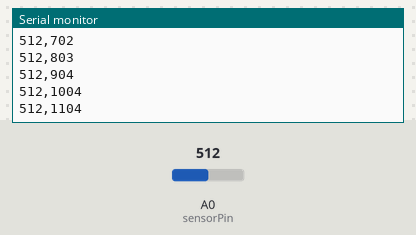
Recording of a sketch running on a simulated Arduino Uno, built with avr-gcc and run on an emulated ATmega328P. On the bench: the last lines printed to the serial monitor. Inputs (shaded band) come from the test bench; at power-on: A0 (sensorPin) = 512.

Above: at 1.2 s.
1.3 s: A0 (sensorPin) set to 716
At 1.31 s:
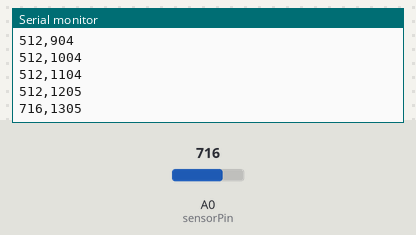
2.8 s: A0 (sensorPin) set to 900
At 2.82 s:
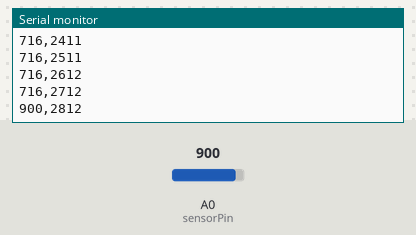
Timing chart, 0 to 5.8 s (numbered marks = the images above; inputs shaded):
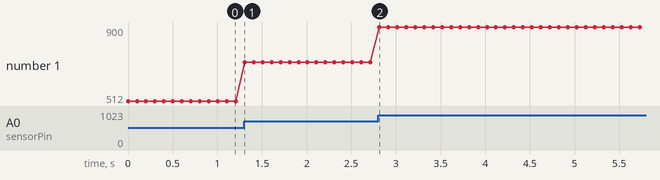

Measured:
- after the input at 1.3 s, the serial monitor: prints a new line at once (image 1)
- plotted number 1: 512 → 716 after the input at 1.3 s

The sketch:

L06.ino
```cpp
// Laboratorio 06: Medidas de Propiedades Opticas
// Sensor: Fotoresistor (LDR - Light Dependent Resistor)
// Pin: A0 (analog input)

const int sensorPin = A0;  // Analog pin where LDR is connected
int sensorValue = 0;       // Variable to store sensor reading

void setup() {
  Serial.begin(9600);      // Initialize serial communication at 9600 baud
  pinMode(sensorPin, INPUT); // Configure pin as input
}

void loop() {
  // Read sensor value (range 0-1023)
  sensorValue = analogRead(sensorPin);

  // Print sensor value to terminal
  // Format: value,timestamp
  Serial.print(sensorValue);
  Serial.print(",");
  Serial.println(millis());

  // Small delay to avoid saturating communication
  delay(100);
}
```
